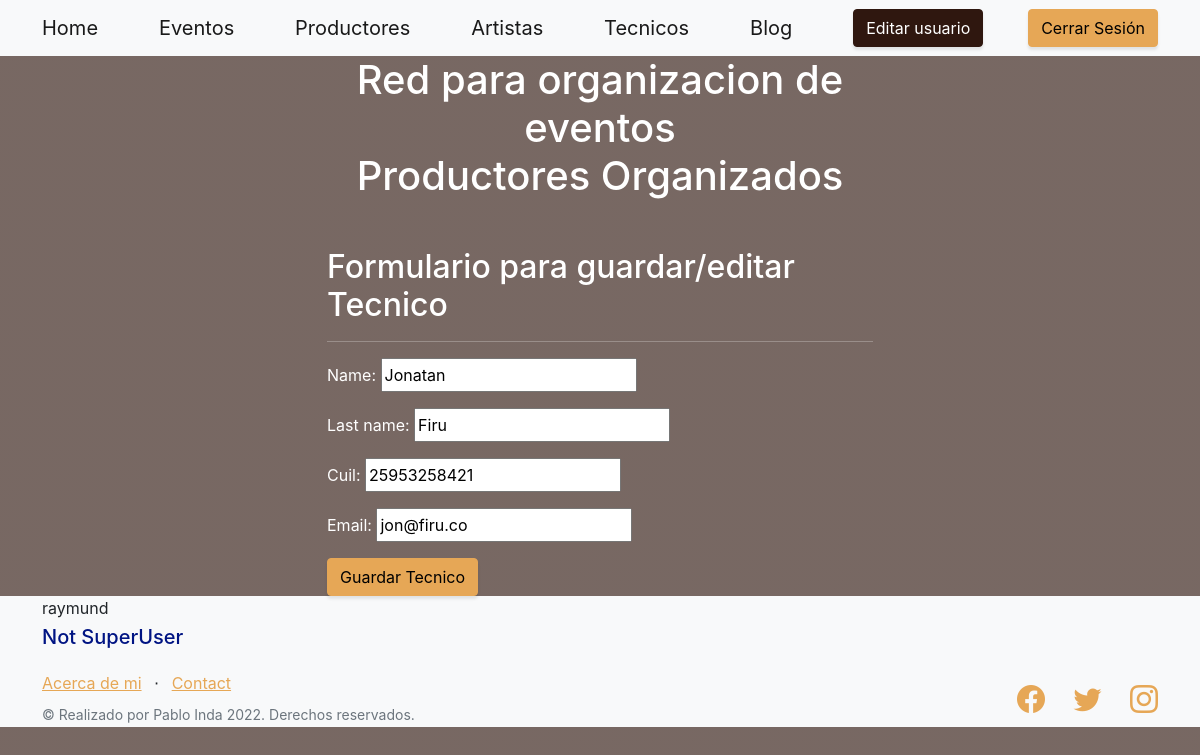
Page /tecnico/tecnico/1/update (signed in) on the committed database.
### tecnico/models.py (models this page shows, shortened)
class Tecnico(models.Model):
    name = models.CharField(max_length=40)
    last_name = models.CharField(max_length=40)
    cuil = models.IntegerField()
    email = models.EmailField()

### tecnico/views.py (the view)
# urls.py: path('tecnico/<int:pk>/update', views.TecnicoUpdateView.as_view(), name='tecnico-update'),
class TecnicoUpdateView(LoginRequiredMixin, UpdateView):
    model = Tecnico
    success_url = reverse_lazy('tecnico:tecnico-list')
    fields = '__all__'

### tecnico/templates/tecnico/tecnico_form.html (shortened to what this page needs)
{% extends "home/index.html" %}
{% load static %}
{% block entregafinal_content %}
<h2>Formulario para guardar/editar Tecnico</h2>
<hr></hr>
<form action="" method="POST">
    {{ form.as_p }}
    <input type="submit" class="btn btn-primary" value="Guardar Tecnico" />
</form>
{% endblock %}

### home/templates/home/index.html (shortened to what this page needs)
<!DOCTYPE html>
<html lang="en">
    <head>
        {% load static %}
        <link href="https://cdn.jsdelivr.net/npm/bootstrap-icons@1.5.0/font/bootstrap-icons.css" rel="stylesheet" type="text/css" />
        <link href="{% static 'home/css/styles.css' %}" rel="stylesheet" />
        <link rel="stylesheet" href="https://cdnjs.cloudflare.com/ajax/libs/font-awesome/4.7.0/css/font-awesome.min.css">
    </head>
    <body>
        <nav class="navbar navbar-light bg-light static-top">
            <div class="container">
                <a class="navbar-brand" href="{% url 'home:main' %}">Home</a>
                <a class="navbar-brand" href="{% url 'evento:evento-list' %}">Eventos</a>
                {% if user.is_authenticated %}
                <a class="navbar-brand" href="{% url 'productor:productor-list' %}">Productores</a>
                <a class="navbar-brand" href="{% url 'artista:artista-list' %}">Artistas</a>
                <a class="navbar-brand" href="{% url 'tecnico:tecnico-list' %}">Tecnicos</a>
                <a class="navbar-brand" href="{% url 'blog:blog-list' %}">Blog</a>
                <a class="btn btn-secondary" href="{% url 'user:user-update' %}">Editar usuario</a>
                <a class="btn btn-primary" href="{% url 'user:user-logout' %}">Cerrar Sesión</a>
                {% else %}
                <a class="btn btn-primary" href="{% url 'user:user-login' %}">Iniciar Sesión</a>
                {% endif %}
            </div>
        </nav>
        <header class="masthead">
            <div class="container position-relative">
                <div class="row justify-content-center">
                    <div class="col-xl-6">
                        <div class="text-center text-white">
                            <h1 class="mb-5">Red para organizacion de eventos <br> Productores Organizados</h1>
                            <div class="text-lg-start text-white">
                                {% block entregafinal_content %}
                                {% endblock %}
                            </div>
                        </div>
                    </div>
                </div>
            </div>
        </header>
        <footer class="footer bg-light">
            <div class="container">
                {{request.user.username}}
                {% if user.is_superuser %}
                    <h5><p style="color: rgb(0, 20, 131)" >SuperUser</p></h5>
                {% else %}
                    <h5><p style="color: rgb(0, 20, 131)" >Not SuperUser</p></h5>
                {%endif%}
            </div>
            <div class="container">
                <div class="row">
                    <div class="col-lg-6 h-100 text-center text-lg-start my-auto">
                        <ul class="list-inline mb-2">
                            <li class="list-inline-item"><a href="{% url 'home:about' %}">Acerca de mi</a></li>
                            <li class="list-inline-item">⋅</li>
                            <li class="list-inline-item"><a href="mailto:redscare.ar@gmail.com">Contact</a></li>
                        </ul>
                        <p class="text-muted small mb-4 mb-lg-0">&copy; Realizado por Pablo Inda 2022. Derechos reservados.</p>
                    </div>
                    <div class="col-lg-6 h-100 text-center text-lg-end my-auto">
                        <ul class="list-inline mb-0">
                            <li class="list-inline-item me-4">
                                <a href="https://www.facebook.com/pablo.inda/"><i class="bi-facebook fs-3"></i></a>
                            </li>
                            <li class="list-inline-item me-4">
                                <a href="https://twitter.com/Redscare_ar"><i class="bi-twitter fs-3"></i></a>
                            </li>
                            <li class="list-inline-item">
                                <a href="https://www.instagram.com/poli.redscare/"><i class="bi-instagram fs-3"></i></a>
                            </li>
                        </ul>
                    </div>
                </div>
            </div>
        </footer>
    </body>
</html>

### rows in the picture
Tecnico: name "Jonatan", last_name "Firu", cuil "25953258421", email "jon@firu.co"

### other values in the picture
{{ request.user.username }} "raymund"
